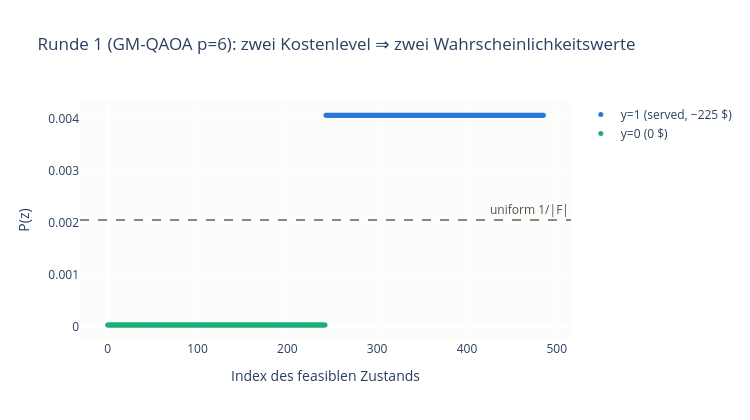

The cell this chart's notebook holds for it:
### Markdown cell above
### Warum bei einem Outage die Wahrscheinlichkeiten ungleich sind — und ohne Outage nicht

**Woher die Kostenlevel überhaupt kommen:** Die Runde-1-Diagonale enthält nur die *direkten* (z-only) Kosten, und davon gibt es genau einen Term — den **Resiliency-Erlös von −225 \$ pro bedientem Outage-Slot** (`y=1`, siehe `qc/instance.py::direct_costs`). Er ist der einzige Kostenanteil, der allein von einem Bit abhängt und nicht von den kontinuierlichen Leistungswerten. Alles andere (ToU-Energie, Demand Charge, Export-Erlös) hängt von `x` ab und kommt erst ab Runde 2 über Benders-Cuts in $H_C$. Ladeprofil, Import/Export-Bits und SoC-Band ändern das Kostenlevel in Runde 1 deshalb nicht.

**Ohne Outage:** Das y-Bit ist per Feasibility auf 0 gepinnt ⇒ der Resiliency-Term entfällt ⇒ alle direkten Kosten sind 0 ⇒ $E \equiv 0$ ⇒ die Kostenphase ist die Identität. Der Mixer angewandt auf den uniformen Zustand ergibt nur eine globale Phase ($\psi_z = \mathrm{mean}(\psi)$ für alle $z$). Es gibt nichts zu unterscheiden — die Verteilung bleibt exakt uniform, $P(z) = 1/486$. (Kein Bug: Runde 1 hat ohne Outage schlicht noch keine Kosteninformation; die kommt erst mit dem ersten Cut.)

**Mit Outage:** Das served-Bit $y$ im Outage-Slot bringt −225 \$ ⇒ zwei Kostenlevel $\{-225, 0\}$ ⇒ nach Normierung $E \in \{0, 1\}$. Die Kostenphase dreht nur die $y=0$-Gruppe; $\mathrm{mean}(\psi)$ liegt danach „zwischen“ beiden Gruppen. Die Spiegelung am Mittelwert interferiert für die günstige Gruppe konstruktiv, für die teure destruktiv — bei $\gamma = \beta = \pi/2$ und dem 50/50-Split hier sogar exakt: die $y=0$-Zustände landen auf Amplitude 0, die $y=1$-Zustände auf $1/\sqrt{243}$.

Entscheidend: $P(z)$ ist eine reine Funktion von $E(z)$ — **gleiche Kosten ⇒ exakt gleiche Wahrscheinlichkeit**. Deshalb gibt es genau so viele verschiedene $P$-Werte wie Kostenlevel: in Runde 1 zwei, entlang des einen y-Bits.

### Code cell
import plotly.graph_objects as go

# Volle Evolution mit den kalibrierten Defaults (p=6, Ramp-Winkel aus qc/qaoa.py)
probs_r1 = gm_qaoa(costs1, p=6)

# Kontrast: ohne Outage sind alle direkten Kosten 0 -> Verteilung bleibt exakt uniform
probs_flat = gm_qaoa(np.zeros(len(feas)), p=6)
print("ohne Outage:", np.unique(np.round(probs_flat, 12)), "= 1/486 überall")
print("mit Outage: ", np.unique(np.round(probs_r1, 12)), "-> genau 2 Werte")
print("P(y=1-Menge) =", round(float(probs_r1[served].sum()), 4), "| uniform wäre 0.5")

idx = np.arange(len(feas))
fig = go.Figure()
fig.add_hline(y=1 / len(feas), line_dash="dash", line_color="#898781",
              annotation_text="uniform 1/|F|", annotation_font_color="#52514e")
fig.add_scatter(x=idx[served], y=probs_r1[served], mode="markers",
                marker=dict(color="#2a78d6", size=5), name="y=1 (served, -225 $)")
fig.add_scatter(x=idx[~served], y=probs_r1[~served], mode="markers",
                marker=dict(color="#1baf7a", size=5), name="y=0 (0 $)")
fig.update_layout(
    title="Runde 1 (GM-QAOA p=6): zwei Kostenlevel ⇒ zwei Wahrscheinlichkeitswerte",
    xaxis_title="Index des feasiblen Zustands", yaxis_title="P(z)",
    width=750, height=420, plot_bgcolor="#fcfcfb",
)
fig.show()

### Figure 1 — Plotly figure (JSON) as saved in the notebook; plotly's stock layout.template omitted (floating-point values rounded to 4 significant figures; data arrays with more than 128 entries replaced by an {"elided": "..."} marker saying what was removed)
{"data": [{"marker": {"color": "#2a78d6", "size": 5}, "mode": "markers", "name": "y=1 (served, −225 $)", "type": "scatter", "x": {"elided": "243 int values"}, "y": {"elided": "243 float values"}}, {"marker": {"color": "#1baf7a", "size": 5}, "mode": "markers", "name": "y=0 (0 $)", "type": "scatter", "x": {"elided": "243 int values"}, "y": {"elided": "243 float values"}}], "layout": {"annotations": [{"font": {"color": "#52514e"}, "showarrow": false, "text": "uniform 1/|F|", "x": 1, "xanchor": "right", "xref": "x domain", "y": 0.002058, "yanchor": "bottom", "yref": "y"}], "height": 420, "plot_bgcolor": "#fcfcfb", "shapes": [{"line": {"color": "#898781", "dash": "dash"}, "type": "line", "x0": 0, "x1": 1, "xref": "x domain", "y0": 0.002058, "y1": 0.002058, "yref": "y"}], "title": {"text": "Runde 1 (GM-QAOA p=6): zwei Kostenlevel ⇒ zwei Wahrscheinlichkeitswerte"}, "width": 750, "xaxis": {"title": {"text": "Index des feasiblen Zustands"}}, "yaxis": {"title": {"text": "P(z)"}}}}
